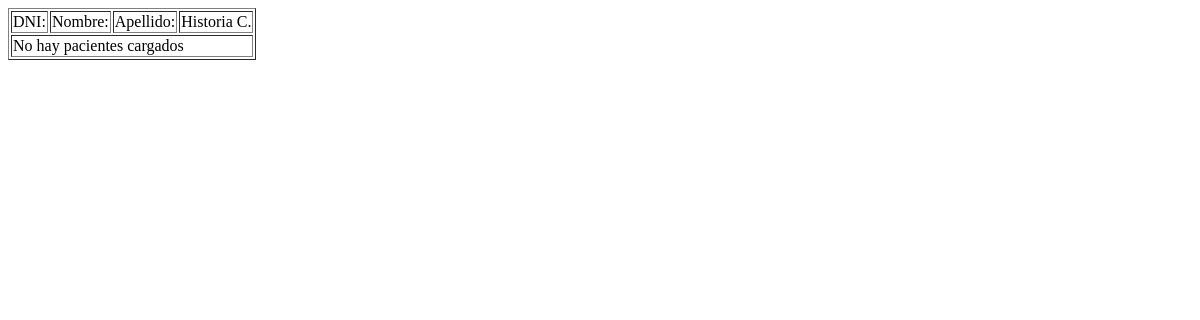
/pacientes/, run on an earlier commit of the app's database.
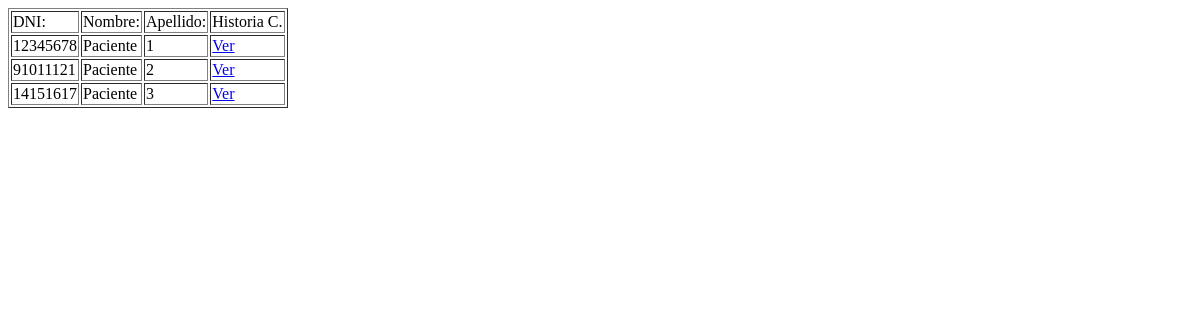
And on a later commit of the database.
### pacientes/models.py (models this page shows, shortened)
class Paciente(models.Model):
    nombre = models.CharField(max_length=64)
    apellido = models.CharField(max_length=64)
    dni = models.CharField(unique=True, max_length=8, validators=[RegexValidator(r'^\d{1,10}$')])

### pacientes/views.py (the view)
# urls.py: path("", views.index, name="index"),
def index(request):
    data = {
        'pacientes': Paciente.objects.all()
    }
    return render(request, 'pacientes.html', data)

### pacientes/templates/pacientes.html (shortened to what this page needs)
{% extends 'layout.html' %}
{% block body %}
    <table border="1">
        <thead>
            <tr>
                <td>DNI:</td>
                <td>Nombre:</td>
                <td>Apellido:</td>
                <td>Historia C.</td>
            </tr>
        </thead>
        <tbody>
            {% for p in pacientes %}
                <tr>
                    <td>{{ p.dni }}</td>
                    <td>{{ p.nombre }}</td>
                    <td>{{ p.apellido }}</td>
                    <td><a href="{% url 'pacientes:ver' p.id %}"> Ver</a></td>
                </tr>
            {% empty %}
                <tr>
                    <td colspan="4">No hay pacientes cargados</td>
                </tr>
            {% endfor %}
        </tbody>
    </table>
{% endblock  %}

What changed in the data, as far as the page shows it:
added Paciente: dni "12345678", nombre "Paciente", apellido "1"
added Paciente: dni "91011121", nombre "Paciente", apellido "2"
added Paciente: dni "14151617", nombre "Paciente", apellido "3"
Also different on the page:
text no longer shown: "No hay pacientes cargados"
